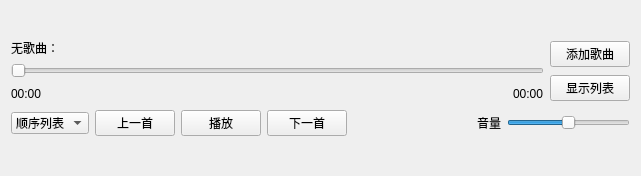
<?xml version="1.0" encoding="UTF-8"?>
<ui version="4.0">
 <class>EasyMusic</class>
 <widget class="QWidget" name="EasyMusic">
  <property name="geometry">
   <rect>
    <x>0</x>
    <y>0</y>
    <width>641</width>
    <height>176</height>
   </rect>
  </property>
  <property name="windowTitle">
   <string>EasyMusic</string>
  </property>
  <property name="styleSheet">
   <string notr="true">EasyMusic{background-color: qconicalgradient(cx:0, cy:0, angle:135, stop:0 rgba(255, 255, 0, 69), stop:0.0858369 rgba(0, 255, 138, 69), stop:0.167382 rgba(195, 255, 0, 240), stop:0.477581 rgba(0, 255, 138, 130), stop:0.518717 rgba(0, 255, 138, 130), stop:0.55 rgba(0, 255, 138, 255), stop:0.625 rgba(255, 255, 0, 69), stop:0.742489 rgba(247, 255, 0, 208), stop:0.841202 rgba(255, 203, 0, 130), stop:1 rgba(255, 255, 0, 69));}</string>
  </property>
  <layout class="QVBoxLayout" name="verticalLayout_4">
   <item>
    <layout class="QVBoxLayout" name="verticalLayout_3">
     <item>
      <layout class="QHBoxLayout" name="horizontalLayout_2">
       <item>
        <layout class="QVBoxLayout" name="verticalLayout">
         <item>
          <widget class="QLabel" name="titleLabel">
           <property name="text">
            <string>无歌曲：</string>
           </property>
          </widget>
         </item>
         <item>
          <widget class="QSlider" name="playRateSlider">
           <property name="orientation">
            <enum>Qt::Horizontal</enum>
           </property>
          </widget>
         </item>
         <item>
          <layout class="QHBoxLayout" name="horizontalLayout">
           <item>
            <widget class="QLabel" name="currentTimeLabel">
             <property name="text">
              <string>00:00</string>
             </property>
            </widget>
           </item>
           <item>
            <spacer name="timeSpacer">
             <property name="orientation">
              <enum>Qt::Horizontal</enum>
             </property>
             <property name="sizeHint" stdset="0">
              <size>
               <width>40</width>
               <height>20</height>
              </size>
             </property>
            </spacer>
           </item>
           <item>
            <widget class="QLabel" name="totalTimeLabel">
             <property name="text">
              <string>00:00</string>
             </property>
            </widget>
           </item>
          </layout>
         </item>
        </layout>
       </item>
       <item>
        <layout class="QVBoxLayout" name="verticalLayout_2">
         <item>
          <widget class="QPushButton" name="addSongBtn">
           <property name="text">
            <string>添加歌曲</string>
           </property>
          </widget>
         </item>
         <item>
          <widget class="QPushButton" name="showHideListBtn">
           <property name="text">
            <string>显示列表</string>
           </property>
          </widget>
         </item>
        </layout>
       </item>
      </layout>
     </item>
     <item>
      <layout class="QHBoxLayout" name="horizontalLayout_3">
       <item>
        <widget class="QComboBox" name="playModeComboBox">
         <item>
          <property name="text">
           <string>顺序列表</string>
          </property>
         </item>
         <item>
          <property name="text">
           <string>列表循环</string>
          </property>
         </item>
         <item>
          <property name="text">
           <string>单曲一次</string>
          </property>
         </item>
         <item>
          <property name="text">
           <string>单曲循环</string>
          </property>
         </item>
         <item>
          <property name="text">
           <string>随机播放</string>
          </property>
         </item>
        </widget>
       </item>
       <item>
        <widget class="QPushButton" name="preSongBtn">
         <property name="text">
          <string>上一首</string>
         </property>
        </widget>
       </item>
       <item>
        <widget class="QPushButton" name="playPauseBtn">
         <property name="text">
          <string>播放</string>
         </property>
        </widget>
       </item>
       <item>
        <widget class="QPushButton" name="nextSongBtn">
         <property name="text">
          <string>下一首</string>
         </property>
        </widget>
       </item>
       <item>
        <spacer name="volumeSpacer">
         <property name="orientation">
          <enum>Qt::Horizontal</enum>
         </property>
         <property name="sizeHint" stdset="0">
          <size>
           <width>40</width>
           <height>20</height>
          </size>
         </property>
        </spacer>
       </item>
       <item>
        <widget class="QLabel" name="volumeLabel">
         <property name="text">
          <string>音量</string>
         </property>
        </widget>
       </item>
       <item>
        <widget class="QSlider" name="volumeSlider">
         <property name="maximum">
          <number>100</number>
         </property>
         <property name="value">
          <number>50</number>
         </property>
         <property name="orientation">
          <enum>Qt::Horizontal</enum>
         </property>
        </widget>
       </item>
      </layout>
     </item>
    </layout>
   </item>
  </layout>
 </widget>
 <layoutdefault spacing="6" margin="11"/>
 <resources/>
 <connections/>
</ui>
